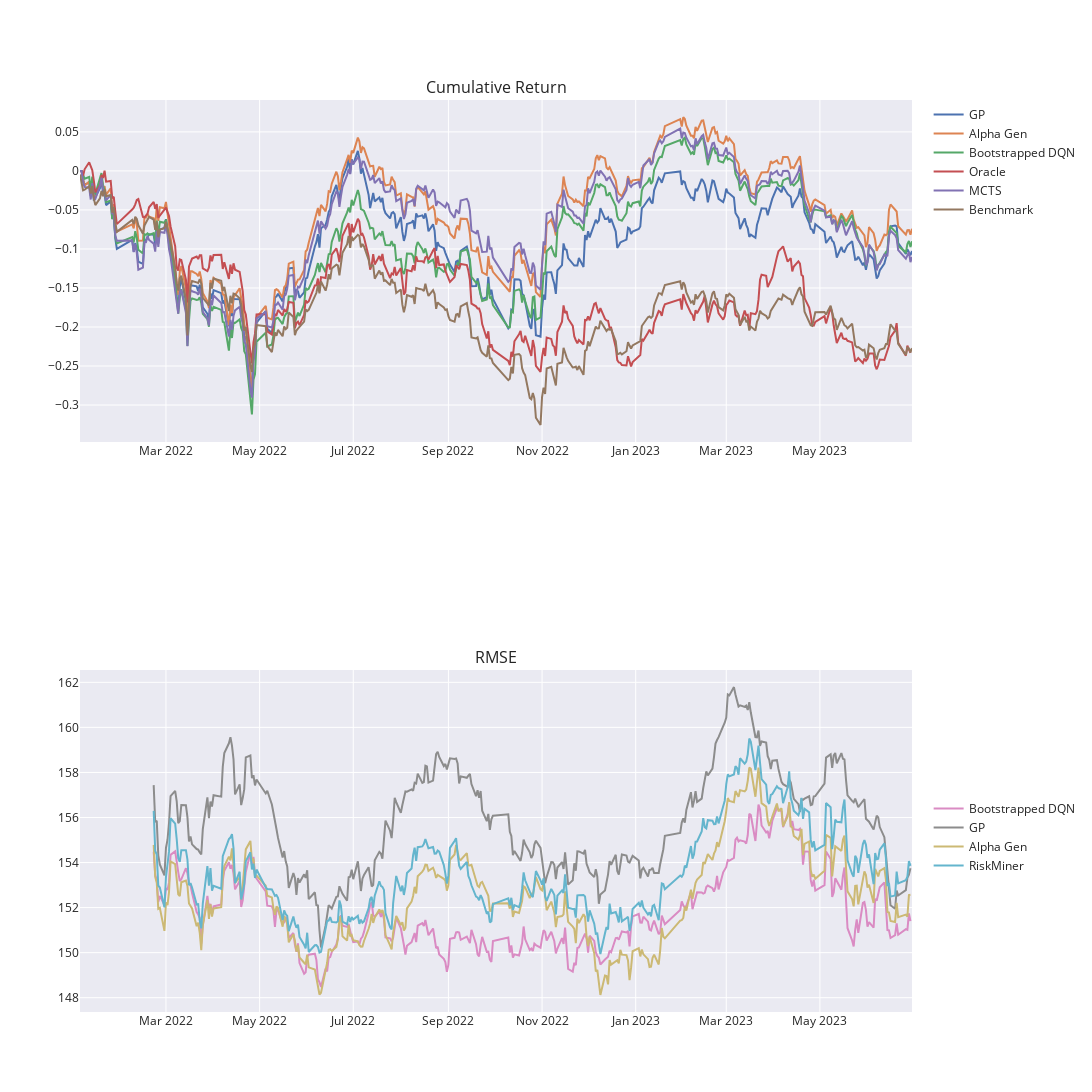

Write notebook code for a chart like this one.
### Code cell
import plotly.express as px
from plotly.subplots import make_subplots
import plotly.graph_objects as go

fig = make_subplots(rows=2, cols=1,subplot_titles=["Cumulative Return", "RMSE"])


for col in df_com.columns:
    fig.add_trace(
        go.Scatter(
            x=df_com.index,   
            y=df_com[col],    
            mode='lines',
            name=col,
            legendgroup = '1',
        ),
        row=1, 
        col=1
    )

for col in df_rmse_ma.columns:
    fig.add_trace(
        go.Scatter(
            x=df_rmse_ma.index,
            y=df_rmse_ma[col],    
            mode='lines',
            name=col,
            legendgroup = '2',
        ),
        row=2, 
        col=1
    )

# Update the layout to add the title and template
fig.update_layout(
    template='seaborn',
    autosize=False,
    width=1200,
    height=1200,
    legend_tracegroupgap=580,
    legend_groupclick="toggleitem"
)

fig.show()


# fig = px.line(df_com, y=["Bootstrapped DQN","Alpha Gen","GP","Benchmark"], 
#             #   x="lifeExp", 
#               title='Cumulative Return',
#               template="seaborn",
#               )
# fig.show()

### Figure 1 — Plotly figure (JSON) as saved in the notebook; plotly's stock layout.template omitted (floating-point values rounded to 4 significant figures; data arrays with more than 128 entries replaced by an {"elided": "..."} marker saying what was removed)
{"data": [{"legendgroup": "1", "mode": "lines", "name": "GP", "type": "scatter", "x": {"elided": "360 str values"}, "xaxis": "x", "y": {"elided": "360 float values"}, "yaxis": "y"}, {"legendgroup": "1", "mode": "lines", "name": "Alpha Gen", "type": "scatter", "x": {"elided": "360 str values"}, "xaxis": "x", "y": {"elided": "360 float values"}, "yaxis": "y"}, {"legendgroup": "1", "mode": "lines", "name": "Bootstrapped DQN", "type": "scatter", "x": {"elided": "360 str values"}, "xaxis": "x", "y": {"elided": "360 float values"}, "yaxis": "y"}, {"legendgroup": "1", "mode": "lines", "name": "Oracle", "type": "scatter", "x": {"elided": "360 str values"}, "xaxis": "x", "y": {"elided": "360 float values"}, "yaxis": "y"}, {"legendgroup": "1", "mode": "lines", "name": "MCTS", "type": "scatter", "x": {"elided": "360 str values"}, "xaxis": "x", "y": {"elided": "360 float values"}, "yaxis": "y"}, {"legendgroup": "1", "mode": "lines", "name": "Benchmark", "type": "scatter", "x": {"elided": "360 str values"}, "xaxis": "x", "y": {"elided": "360 float values"}, "yaxis": "y"}, {"legendgroup": "2", "mode": "lines", "name": "Bootstrapped DQN", "type": "scatter", "x": {"elided": "360 str values"}, "xaxis": "x2", "y": {"elided": "360 float values"}, "yaxis": "y2"}, {"legendgroup": "2", "mode": "lines", "name": "GP", "type": "scatter", "x": {"elided": "360 str values"}, "xaxis": "x2", "y": {"elided": "360 float values"}, "yaxis": "y2"}, {"legendgroup": "2", "mode": "lines", "name": "Alpha Gen", "type": "scatter", "x": {"elided": "360 str values"}, "xaxis": "x2", "y": {"elided": "360 float values"}, "yaxis": "y2"}, {"legendgroup": "2", "mode": "lines", "name": "RiskMiner", "type": "scatter", "x": {"elided": "360 str values"}, "xaxis": "x2", "y": {"elided": "360 float values"}, "yaxis": "y2"}], "layout": {"annotations": [{"font": {"size": 16}, "showarrow": false, "text": "Cumulative Return", "x": 0.5, "xanchor": "center", "xref": "paper", "y": 1, "yanchor": "bottom", "yref": "paper"}, {"font": {"size": 16}, "showarrow": false, "text": "RMSE", "x": 0.5, "xanchor": "center", "xref": "paper", "y": 0.375, "yanchor": "bottom", "yref": "paper"}], "autosize": false, "height": 1200, "legend": {"groupclick": "toggleitem", "tracegroupgap": 580}, "width": 1200, "xaxis": {"anchor": "y", "domain": [0, 1]}, "xaxis2": {"anchor": "y2", "domain": [0, 1]}, "yaxis": {"anchor": "x", "domain": [0.625, 1]}, "yaxis2": {"anchor": "x2", "domain": [0, 0.375]}}}
